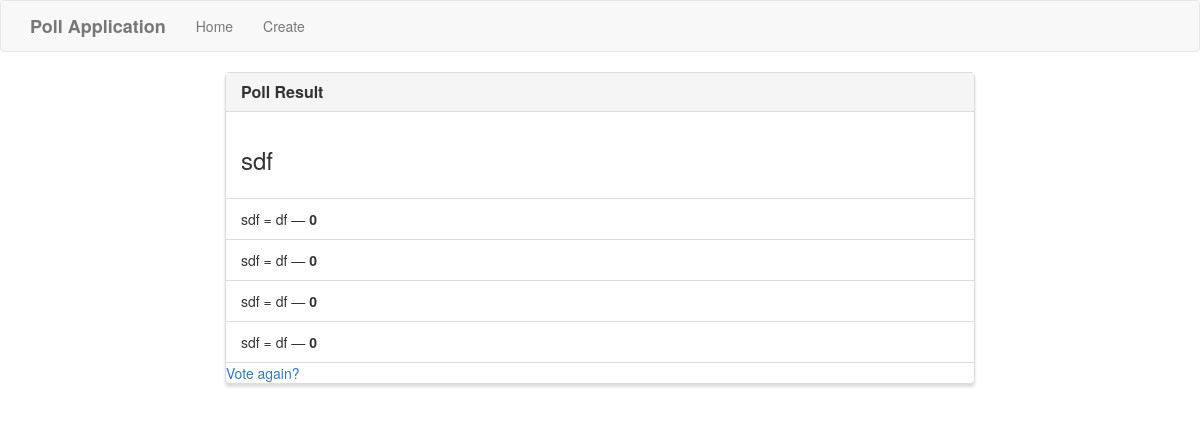
Page /polls/13/results/ on the committed database.
### polls/models.py (models this page shows, shortened)
class Question(models.Model):
    question_text = models.CharField(max_length=200)
    pub_date = models.DateTimeField("date published",auto_now_add=True)

class Choice(models.Model):
    question = models.ForeignKey(Question, on_delete=models.CASCADE)
    choice_text = models.CharField(max_length=200)
    votes = models.IntegerField(default=0)
    def __str__(self):
        return self.question.question_text + " = "+self.choice_text

### polls/views.py (the view)
# urls.py: path("<int:pk>/results/", views.ResultsView.as_view(), name="results"),
class ResultsView(generic.DetailView):
    model = Question
    template_name = "polls/results.html"

### polls/templates/polls/results.html (shortened to what this page needs)
{% extends "polls/base.html" %}
{% block main %}
<div class="row">
    <div class="col-lg-8 col-lg-offset-2">
        <div class="panel panel-default">
            <div class="panel-heading">
                <h3 class="panel-title">Poll Result</h3>
            </div>
            <div class="panel-body">
                <h3>{{question.question_text}}</h3>
            </div>
            <ul class="list-group">
                {% for choice in question.choice_set.all %}
                <li class="list-group-item">{{choice}} &mdash; <strong>{{choice.votes}}</strong></li>
            {% endfor %}
            </ul>
            <a href="{% url 'polls:detail' question.id %}">Vote again?</a>
        </div>
    </div>
</div>
{% endblock %}

### polls/static/style.css (style rules this page uses)
.panel-default > .panel-heading { color: #333; border-top-left-radius: 0; border-top-right-radius: 0; }
.panel { box-shadow: 0px 3px 3px 0px #ddd; }
a.navbar-brand, .panel-title { font-weight: bolder; }

### rows in the picture
Question: question_text "sdf"
Choice: question+choice_text "sdf = df", votes "0"
Choice: question+choice_text "sdf = df", votes "0"
Choice: question+choice_text "sdf = df", votes "0"
Choice: question+choice_text "sdf = df", votes "0"
